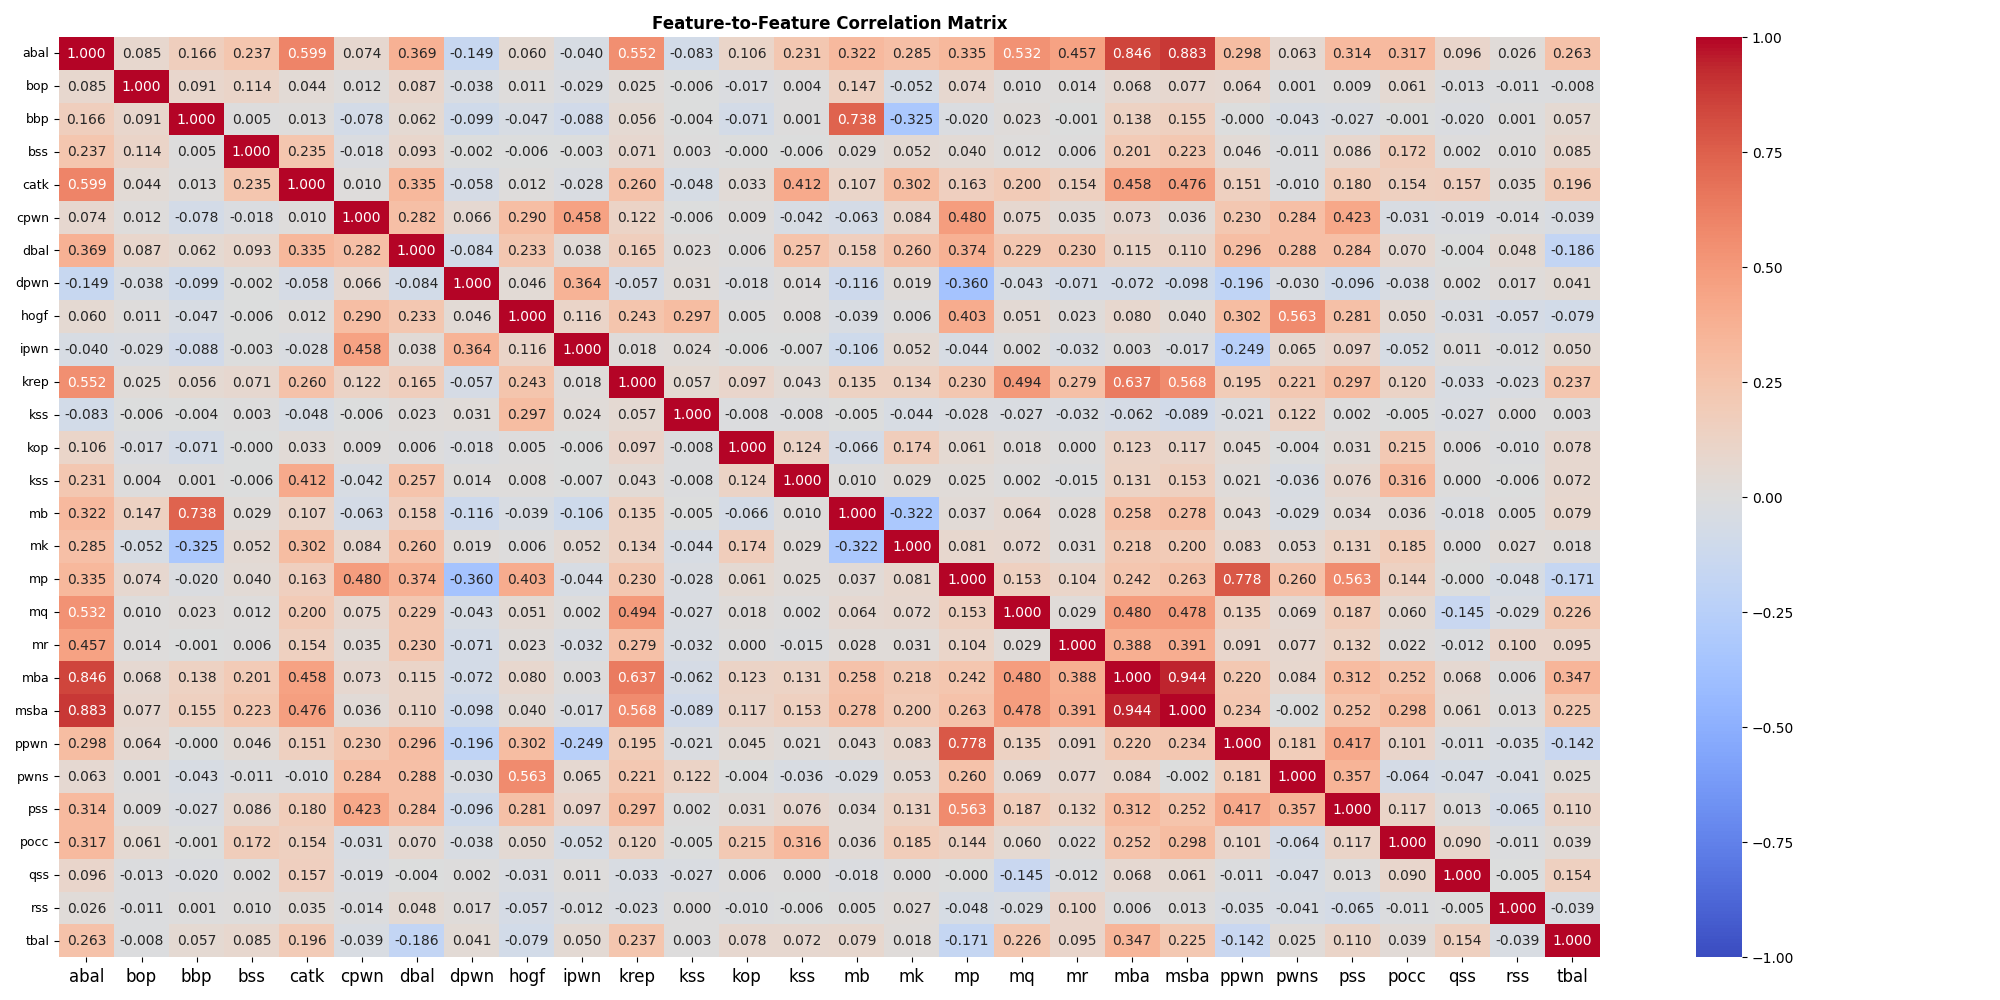

Write the Python code that produced this figure.
import pandas as pd
import numpy as np
import matplotlib.pyplot as plt
import seaborn as sns

df = pd.read_csv('C:/Users/sasaa/OneDrive/Documents/GOLANG/src/MyVault/NOTES/UC-Davis/F25/ECS170/ChessAI/positions_with_features.csv')


features =["attack_balance","bishop_outposts","bishop_pair","bishop_sqr_sum","center_attackers","connected_pawns","defense_balance",
    "doubled_pawns","half_open_king_files","isolated_pawns","king_ring_enemy_pressure","king_sqr_sum","knight_outposts","knight_sqr_sum",
    "material_bishop","material_knight","material_pawn","material_queen","material_rook","mobility_balance","mobility_safe_balance",
    "passed_pawns","pawn_shield","pawn_sqr_sum","pieces_occupying_center","queen_sqr_sum","rook_sqr_sum","threat_balance"
]

# map of feature labels, will be used in the bar plot
feature_labels = {"attack_balance": "abal","bishop_outposts": "bop","bishop_pair": "bbp","bishop_sqr_sum": "bss","center_attackers": "catk","connected_pawns": "cpwn","defense_balance": "dbal","doubled_pawns": "dpwn","half_open_king_files": "hogf","isolated_pawns": "ipwn","king_ring_enemy_pressure": "krep","king_sqr_sum": "kss","knight_outposts": "kop","knight_sqr_sum": "kss",
    "material_bishop": "mb", "material_knight": "mk", "material_pawn": "mp", "material_queen": "mq", "material_rook": "mr", "mobility_balance": "mba", "mobility_safe_balance": "msba", "passed_pawns": "ppwn", "pawn_shield": "pwns",
    "pawn_sqr_sum": "pss","pieces_occupying_center": "pocc","queen_sqr_sum": "qss","rook_sqr_sum": "rss","threat_balance":"tbal",
}

corr_matrix = df[features].corr(method='pearson')

corr_matrix_labeled = corr_matrix.rename(columns=feature_labels, index=feature_labels)

plt.figure(figsize=(20, 10))
sns.heatmap(corr_matrix_labeled, annot=True, cmap='coolwarm', vmin=-1, vmax=1, fmt='.3f')
plt.title('Feature-to-Feature Correlation Matrix', fontsize=12, fontweight='bold')

plt.xticks( fontsize=12, )
plt.yticks(fontsize=9, )
plt.tight_layout()
plt.show()
